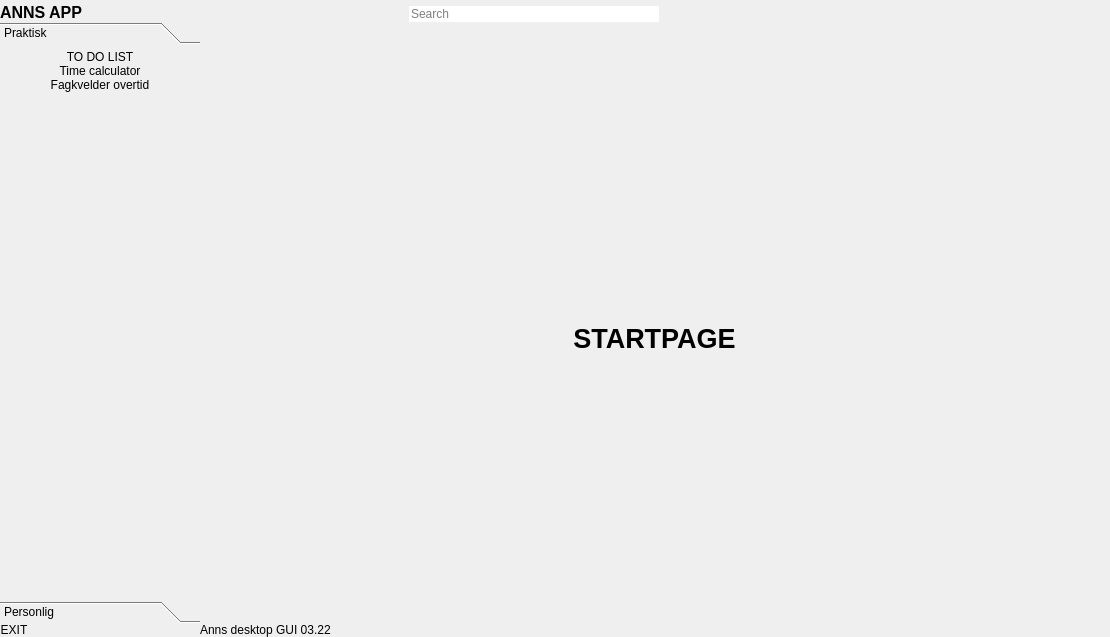
<?xml version="1.0" encoding="UTF-8"?>
<ui version="4.0">
 <class>side_menu_interface</class>
 <widget class="QMainWindow" name="side_menu_interface">
  <property name="geometry">
   <rect>
    <x>0</x>
    <y>0</y>
    <width>1110</width>
    <height>637</height>
   </rect>
  </property>
  <property name="windowTitle">
   <string>MainWindow</string>
  </property>
  <property name="styleSheet">
   <string notr="true">*{border:none;}</string>
  </property>
  <widget class="QWidget" name="centralwidget">
   <layout class="QHBoxLayout" name="horizontalLayout">
    <property name="spacing">
     <number>0</number>
    </property>
    <property name="leftMargin">
     <number>0</number>
    </property>
    <property name="topMargin">
     <number>0</number>
    </property>
    <property name="rightMargin">
     <number>0</number>
    </property>
    <property name="bottomMargin">
     <number>0</number>
    </property>
    <item>
     <widget class="QFrame" name="side_menu_container">
      <property name="minimumSize">
       <size>
        <width>0</width>
        <height>0</height>
       </size>
      </property>
      <property name="maximumSize">
       <size>
        <width>200</width>
        <height>16777215</height>
       </size>
      </property>
      <property name="frameShape">
       <enum>QFrame::StyledPanel</enum>
      </property>
      <property name="frameShadow">
       <enum>QFrame::Raised</enum>
      </property>
      <layout class="QVBoxLayout" name="verticalLayout_2">
       <property name="spacing">
        <number>0</number>
       </property>
       <property name="leftMargin">
        <number>0</number>
       </property>
       <property name="topMargin">
        <number>0</number>
       </property>
       <property name="rightMargin">
        <number>0</number>
       </property>
       <property name="bottomMargin">
        <number>0</number>
       </property>
       <item>
        <widget class="QFrame" name="slide_menu">
         <property name="minimumSize">
          <size>
           <width>180</width>
           <height>0</height>
          </size>
         </property>
         <property name="frameShape">
          <enum>QFrame::StyledPanel</enum>
         </property>
         <property name="frameShadow">
          <enum>QFrame::Raised</enum>
         </property>
         <layout class="QVBoxLayout" name="verticalLayout_5">
          <property name="spacing">
           <number>0</number>
          </property>
          <property name="leftMargin">
           <number>0</number>
          </property>
          <property name="topMargin">
           <number>0</number>
          </property>
          <property name="rightMargin">
           <number>0</number>
          </property>
          <property name="bottomMargin">
           <number>0</number>
          </property>
          <item>
           <widget class="QFrame" name="frame_7">
            <property name="frameShape">
             <enum>QFrame::StyledPanel</enum>
            </property>
            <property name="frameShadow">
             <enum>QFrame::Raised</enum>
            </property>
            <layout class="QHBoxLayout" name="horizontalLayout_8">
             <property name="spacing">
              <number>0</number>
             </property>
             <property name="leftMargin">
              <number>0</number>
             </property>
             <property name="topMargin">
              <number>3</number>
             </property>
             <property name="rightMargin">
              <number>0</number>
             </property>
             <property name="bottomMargin">
              <number>0</number>
             </property>
             <item alignment="Qt::AlignLeft|Qt::AlignVCenter">
              <widget class="QLabel" name="anns_app_navn">
               <property name="font">
                <font>
                 <pointsize>12</pointsize>
                 <weight>75</weight>
                 <bold>true</bold>
                </font>
               </property>
               <property name="text">
                <string>ANNS APP</string>
               </property>
               <property name="margin">
                <number>5</number>
               </property>
              </widget>
             </item>
             <item alignment="Qt::AlignLeft|Qt::AlignTop">
              <widget class="QLabel" name="heart_logo">
               <property name="text">
                <string/>
               </property>
               <property name="pixmap">
                <pixmap resource="../icons.qrc">:/icons/icons/heart.svg</pixmap>
               </property>
              </widget>
             </item>
            </layout>
           </widget>
          </item>
          <item>
           <widget class="QFrame" name="slide_menu_frame">
            <property name="sizePolicy">
             <sizepolicy hsizetype="Preferred" vsizetype="Expanding">
              <horstretch>0</horstretch>
              <verstretch>0</verstretch>
             </sizepolicy>
            </property>
            <property name="frameShape">
             <enum>QFrame::StyledPanel</enum>
            </property>
            <property name="frameShadow">
             <enum>QFrame::Raised</enum>
            </property>
            <layout class="QVBoxLayout" name="verticalLayout_6">
             <property name="spacing">
              <number>0</number>
             </property>
             <property name="leftMargin">
              <number>0</number>
             </property>
             <property name="topMargin">
              <number>0</number>
             </property>
             <property name="rightMargin">
              <number>0</number>
             </property>
             <property name="bottomMargin">
              <number>0</number>
             </property>
             <item>
              <widget class="QToolBox" name="toolBox">
               <property name="currentIndex">
                <number>0</number>
               </property>
               <widget class="QWidget" name="page">
                <property name="geometry">
                 <rect>
                  <x>0</x>
                  <y>0</y>
                  <width>200</width>
                  <height>524</height>
                 </rect>
                </property>
                <attribute name="icon">
                 <iconset resource="../icons.qrc">
                  <normaloff>:/icons/icons/chevron-down.svg</normaloff>:/icons/icons/chevron-down.svg</iconset>
                </attribute>
                <attribute name="label">
                 <string>Praktisk</string>
                </attribute>
                <layout class="QVBoxLayout" name="verticalLayout_7">
                 <property name="spacing">
                  <number>0</number>
                 </property>
                 <property name="leftMargin">
                  <number>0</number>
                 </property>
                 <property name="topMargin">
                  <number>0</number>
                 </property>
                 <property name="rightMargin">
                  <number>0</number>
                 </property>
                 <property name="bottomMargin">
                  <number>0</number>
                 </property>
                 <item alignment="Qt::AlignTop">
                  <widget class="QFrame" name="frame_10">
                   <property name="frameShape">
                    <enum>QFrame::StyledPanel</enum>
                   </property>
                   <property name="frameShadow">
                    <enum>QFrame::Raised</enum>
                   </property>
                   <layout class="QVBoxLayout" name="verticalLayout_8">
                    <property name="spacing">
                     <number>0</number>
                    </property>
                    <property name="leftMargin">
                     <number>0</number>
                    </property>
                    <property name="topMargin">
                     <number>0</number>
                    </property>
                    <property name="rightMargin">
                     <number>0</number>
                    </property>
                    <property name="bottomMargin">
                     <number>0</number>
                    </property>
                    <item>
                     <widget class="QPushButton" name="ToDo_list_button">
                      <property name="text">
                       <string>TO DO LIST</string>
                      </property>
                      <property name="icon">
                       <iconset resource="../icons.qrc">
                        <normaloff>:/icons/icons/check-square.svg</normaloff>:/icons/icons/check-square.svg</iconset>
                      </property>
                     </widget>
                    </item>
                    <item>
                     <widget class="QPushButton" name="rain">
                      <property name="text">
                       <string>Time calculator</string>
                      </property>
                      <property name="icon">
                       <iconset resource="../icons.qrc">
                        <normaloff>:/icons/icons/divide.svg</normaloff>:/icons/icons/divide.svg</iconset>
                      </property>
                     </widget>
                    </item>
                    <item>
                     <widget class="QPushButton" name="wind">
                      <property name="text">
                       <string>Fagkvelder overtid</string>
                      </property>
                      <property name="icon">
                       <iconset resource="../icons.qrc">
                        <normaloff>:/icons/icons/calendar.svg</normaloff>:/icons/icons/calendar.svg</iconset>
                      </property>
                     </widget>
                    </item>
                   </layout>
                  </widget>
                 </item>
                </layout>
               </widget>
               <widget class="QWidget" name="page_2">
                <property name="geometry">
                 <rect>
                  <x>0</x>
                  <y>0</y>
                  <width>200</width>
                  <height>752</height>
                 </rect>
                </property>
                <attribute name="icon">
                 <iconset resource="../icons.qrc">
                  <normaloff>:/icons/icons/chevron-down.svg</normaloff>:/icons/icons/chevron-down.svg</iconset>
                </attribute>
                <attribute name="label">
                 <string>Personlig</string>
                </attribute>
                <layout class="QVBoxLayout" name="verticalLayout_9">
                 <property name="spacing">
                  <number>0</number>
                 </property>
                 <property name="leftMargin">
                  <number>0</number>
                 </property>
                 <property name="topMargin">
                  <number>0</number>
                 </property>
                 <property name="rightMargin">
                  <number>0</number>
                 </property>
                 <property name="bottomMargin">
                  <number>0</number>
                 </property>
                 <item alignment="Qt::AlignTop">
                  <widget class="QFrame" name="frame_11">
                   <property name="frameShape">
                    <enum>QFrame::StyledPanel</enum>
                   </property>
                   <property name="frameShadow">
                    <enum>QFrame::Raised</enum>
                   </property>
                   <layout class="QVBoxLayout" name="verticalLayout_10">
                    <property name="spacing">
                     <number>0</number>
                    </property>
                    <property name="leftMargin">
                     <number>0</number>
                    </property>
                    <property name="topMargin">
                     <number>0</number>
                    </property>
                    <property name="rightMargin">
                     <number>0</number>
                    </property>
                    <property name="bottomMargin">
                     <number>0</number>
                    </property>
                    <item>
                     <widget class="QPushButton" name="thunder">
                      <property name="text">
                       <string>Spisesteder</string>
                      </property>
                      <property name="icon">
                       <iconset resource="../icons.qrc">
                        <normaloff>:/icons/icons/coffee.svg</normaloff>:/icons/icons/coffee.svg</iconset>
                      </property>
                     </widget>
                    </item>
                    <item>
                     <widget class="QPushButton" name="snow">
                      <property name="text">
                       <string>snow</string>
                      </property>
                      <property name="icon">
                       <iconset resource="../icons.qrc">
                        <normaloff>:/icons/icons/cloud-snow.svg</normaloff>:/icons/icons/cloud-snow.svg</iconset>
                      </property>
                     </widget>
                    </item>
                   </layout>
                  </widget>
                 </item>
                 <item alignment="Qt::AlignTop">
                  <widget class="QLabel" name="additional_text">
                   <property name="font">
                    <font>
                     <pointsize>10</pointsize>
                    </font>
                   </property>
                   <property name="text">
                    <string>Placeholder for a message. This could be a very long, or just a short message.</string>
                   </property>
                   <property name="wordWrap">
                    <bool>true</bool>
                   </property>
                  </widget>
                 </item>
                </layout>
               </widget>
              </widget>
             </item>
            </layout>
           </widget>
          </item>
          <item>
           <widget class="QFrame" name="frame_9">
            <property name="frameShape">
             <enum>QFrame::StyledPanel</enum>
            </property>
            <property name="frameShadow">
             <enum>QFrame::Raised</enum>
            </property>
            <layout class="QHBoxLayout" name="horizontalLayout_9">
             <property name="spacing">
              <number>0</number>
             </property>
             <property name="leftMargin">
              <number>0</number>
             </property>
             <property name="topMargin">
              <number>0</number>
             </property>
             <property name="rightMargin">
              <number>0</number>
             </property>
             <property name="bottomMargin">
              <number>0</number>
             </property>
             <item alignment="Qt::AlignLeft|Qt::AlignBottom">
              <widget class="QPushButton" name="exit_button_2">
               <property name="text">
                <string>EXIT</string>
               </property>
               <property name="icon">
                <iconset resource="../icons.qrc">
                 <normaloff>:/icons/icons/external-link.svg</normaloff>:/icons/icons/external-link.svg</iconset>
               </property>
               <property name="iconSize">
                <size>
                 <width>16</width>
                 <height>16</height>
                </size>
               </property>
              </widget>
             </item>
            </layout>
           </widget>
          </item>
         </layout>
        </widget>
       </item>
      </layout>
     </widget>
    </item>
    <item>
     <widget class="QFrame" name="main_body">
      <property name="styleSheet">
       <string notr="true"/>
      </property>
      <property name="frameShape">
       <enum>QFrame::StyledPanel</enum>
      </property>
      <property name="frameShadow">
       <enum>QFrame::Raised</enum>
      </property>
      <layout class="QVBoxLayout" name="verticalLayout">
       <property name="spacing">
        <number>0</number>
       </property>
       <property name="leftMargin">
        <number>0</number>
       </property>
       <property name="topMargin">
        <number>0</number>
       </property>
       <property name="rightMargin">
        <number>0</number>
       </property>
       <property name="bottomMargin">
        <number>0</number>
       </property>
       <item alignment="Qt::AlignTop">
        <widget class="QFrame" name="header">
         <property name="frameShape">
          <enum>QFrame::StyledPanel</enum>
         </property>
         <property name="frameShadow">
          <enum>QFrame::Raised</enum>
         </property>
         <layout class="QHBoxLayout" name="horizontalLayout_2">
          <property name="spacing">
           <number>0</number>
          </property>
          <property name="leftMargin">
           <number>0</number>
          </property>
          <property name="topMargin">
           <number>6</number>
          </property>
          <property name="rightMargin">
           <number>0</number>
          </property>
          <property name="bottomMargin">
           <number>0</number>
          </property>
          <item alignment="Qt::AlignLeft|Qt::AlignTop">
           <widget class="QFrame" name="frame_6">
            <property name="frameShape">
             <enum>QFrame::StyledPanel</enum>
            </property>
            <property name="frameShadow">
             <enum>QFrame::Raised</enum>
            </property>
            <layout class="QHBoxLayout" name="horizontalLayout_7">
             <property name="spacing">
              <number>0</number>
             </property>
             <property name="leftMargin">
              <number>0</number>
             </property>
             <property name="topMargin">
              <number>0</number>
             </property>
             <property name="rightMargin">
              <number>0</number>
             </property>
             <property name="bottomMargin">
              <number>0</number>
             </property>
             <item alignment="Qt::AlignLeft|Qt::AlignTop">
              <widget class="QPushButton" name="left_align_Button">
               <property name="text">
                <string/>
               </property>
               <property name="icon">
                <iconset resource="../icons.qrc">
                 <normaloff>:/icons/icons/align-left.svg</normaloff>:/icons/icons/align-left.svg</iconset>
               </property>
               <property name="iconSize">
                <size>
                 <width>25</width>
                 <height>25</height>
                </size>
               </property>
              </widget>
             </item>
            </layout>
           </widget>
          </item>
          <item alignment="Qt::AlignLeft|Qt::AlignTop">
           <widget class="QFrame" name="frame">
            <property name="frameShape">
             <enum>QFrame::StyledPanel</enum>
            </property>
            <property name="frameShadow">
             <enum>QFrame::Raised</enum>
            </property>
            <layout class="QHBoxLayout" name="horizontalLayout_6">
             <property name="spacing">
              <number>0</number>
             </property>
             <property name="leftMargin">
              <number>0</number>
             </property>
             <property name="topMargin">
              <number>0</number>
             </property>
             <property name="rightMargin">
              <number>0</number>
             </property>
             <property name="bottomMargin">
              <number>0</number>
             </property>
             <item alignment="Qt::AlignLeft|Qt::AlignTop">
              <widget class="QLineEdit" name="search_bar">
               <property name="minimumSize">
                <size>
                 <width>250</width>
                 <height>0</height>
                </size>
               </property>
               <property name="maximumSize">
                <size>
                 <width>250</width>
                 <height>16777215</height>
                </size>
               </property>
               <property name="styleSheet">
                <string notr="true"/>
               </property>
               <property name="placeholderText">
                <string>Search</string>
               </property>
              </widget>
             </item>
             <item alignment="Qt::AlignLeft">
              <widget class="QPushButton" name="search_button">
               <property name="text">
                <string/>
               </property>
               <property name="icon">
                <iconset resource="../icons.qrc">
                 <normaloff>:/icons/icons/search.svg</normaloff>:/icons/icons/search.svg</iconset>
               </property>
              </widget>
             </item>
            </layout>
           </widget>
          </item>
          <item alignment="Qt::AlignHCenter|Qt::AlignTop">
           <widget class="QFrame" name="frame_2">
            <property name="frameShape">
             <enum>QFrame::StyledPanel</enum>
            </property>
            <property name="frameShadow">
             <enum>QFrame::Raised</enum>
            </property>
            <layout class="QHBoxLayout" name="horizontalLayout_5">
             <property name="spacing">
              <number>0</number>
             </property>
             <property name="leftMargin">
              <number>0</number>
             </property>
             <property name="topMargin">
              <number>0</number>
             </property>
             <property name="rightMargin">
              <number>0</number>
             </property>
             <property name="bottomMargin">
              <number>0</number>
             </property>
             <item>
              <widget class="QPushButton" name="user_button">
               <property name="text">
                <string/>
               </property>
               <property name="icon">
                <iconset resource="../icons.qrc">
                 <normaloff>:/icons/icons/home.svg</normaloff>:/icons/icons/home.svg</iconset>
               </property>
              </widget>
             </item>
             <item>
              <widget class="QPushButton" name="bell_button">
               <property name="text">
                <string/>
               </property>
               <property name="icon">
                <iconset resource="../icons.qrc">
                 <normaloff>:/icons/icons/clock.svg</normaloff>:/icons/icons/clock.svg</iconset>
               </property>
              </widget>
             </item>
            </layout>
           </widget>
          </item>
          <item alignment="Qt::AlignRight|Qt::AlignTop">
           <widget class="QFrame" name="frame_3">
            <property name="frameShape">
             <enum>QFrame::StyledPanel</enum>
            </property>
            <property name="frameShadow">
             <enum>QFrame::Raised</enum>
            </property>
            <layout class="QHBoxLayout" name="horizontalLayout_4">
             <property name="spacing">
              <number>0</number>
             </property>
             <property name="leftMargin">
              <number>0</number>
             </property>
             <property name="topMargin">
              <number>0</number>
             </property>
             <property name="rightMargin">
              <number>0</number>
             </property>
             <property name="bottomMargin">
              <number>0</number>
             </property>
             <item>
              <widget class="QPushButton" name="minimize_button">
               <property name="text">
                <string/>
               </property>
               <property name="icon">
                <iconset resource="../icons.qrc">
                 <normaloff>:/icons/icons/arrow-down-left.svg</normaloff>:/icons/icons/arrow-down-left.svg</iconset>
               </property>
              </widget>
             </item>
             <item>
              <widget class="QPushButton" name="maximize_button">
               <property name="text">
                <string/>
               </property>
               <property name="icon">
                <iconset resource="../icons.qrc">
                 <normaloff>:/icons/icons/maximize-2.svg</normaloff>:/icons/icons/maximize-2.svg</iconset>
               </property>
              </widget>
             </item>
             <item>
              <widget class="QPushButton" name="exit_button">
               <property name="text">
                <string/>
               </property>
               <property name="icon">
                <iconset resource="../icons.qrc">
                 <normaloff>:/icons/icons/x.svg</normaloff>:/icons/icons/x.svg</iconset>
               </property>
              </widget>
             </item>
            </layout>
           </widget>
          </item>
         </layout>
        </widget>
       </item>
       <item>
        <widget class="QFrame" name="main_body_2">
         <property name="sizePolicy">
          <sizepolicy hsizetype="Preferred" vsizetype="Expanding">
           <horstretch>0</horstretch>
           <verstretch>0</verstretch>
          </sizepolicy>
         </property>
         <property name="styleSheet">
          <string notr="true"/>
         </property>
         <property name="frameShape">
          <enum>QFrame::StyledPanel</enum>
         </property>
         <property name="frameShadow">
          <enum>QFrame::Raised</enum>
         </property>
         <layout class="QVBoxLayout" name="verticalLayout_11">
          <property name="spacing">
           <number>0</number>
          </property>
          <property name="leftMargin">
           <number>0</number>
          </property>
          <property name="topMargin">
           <number>0</number>
          </property>
          <property name="rightMargin">
           <number>0</number>
          </property>
          <property name="bottomMargin">
           <number>0</number>
          </property>
          <item>
           <widget class="QStackedWidget" name="main_body_stackedWidget">
            <property name="styleSheet">
             <string notr="true"/>
            </property>
            <property name="currentIndex">
             <number>0</number>
            </property>
            <widget class="QWidget" name="main_widget">
             <property name="styleSheet">
              <string notr="true"/>
             </property>
             <layout class="QHBoxLayout" name="horizontalLayout_10">
              <property name="spacing">
               <number>0</number>
              </property>
              <property name="leftMargin">
               <number>0</number>
              </property>
              <property name="topMargin">
               <number>0</number>
              </property>
              <property name="rightMargin">
               <number>0</number>
              </property>
              <property name="bottomMargin">
               <number>0</number>
              </property>
              <item>
               <layout class="QVBoxLayout" name="verticalLayout_12">
                <property name="spacing">
                 <number>0</number>
                </property>
                <property name="sizeConstraint">
                 <enum>QLayout::SetDefaultConstraint</enum>
                </property>
                <item alignment="Qt::AlignHCenter|Qt::AlignBottom">
                 <widget class="QLabel" name="coffee_logo">
                  <property name="sizePolicy">
                   <sizepolicy hsizetype="Preferred" vsizetype="Minimum">
                    <horstretch>0</horstretch>
                    <verstretch>0</verstretch>
                   </sizepolicy>
                  </property>
                  <property name="minimumSize">
                   <size>
                    <width>50</width>
                    <height>50</height>
                   </size>
                  </property>
                  <property name="maximumSize">
                   <size>
                    <width>50</width>
                    <height>50</height>
                   </size>
                  </property>
                  <property name="text">
                   <string/>
                  </property>
                  <property name="pixmap">
                   <pixmap resource="../icons.qrc">:/icons/icons/layers.svg</pixmap>
                  </property>
                  <property name="alignment">
                   <set>Qt::AlignCenter</set>
                  </property>
                 </widget>
                </item>
                <item alignment="Qt::AlignHCenter|Qt::AlignTop">
                 <widget class="QLabel" name="center_label">
                  <property name="sizePolicy">
                   <sizepolicy hsizetype="MinimumExpanding" vsizetype="Preferred">
                    <horstretch>0</horstretch>
                    <verstretch>0</verstretch>
                   </sizepolicy>
                  </property>
                  <property name="maximumSize">
                   <size>
                    <width>200</width>
                    <height>50</height>
                   </size>
                  </property>
                  <property name="font">
                   <font>
                    <pointsize>20</pointsize>
                    <weight>75</weight>
                    <bold>true</bold>
                   </font>
                  </property>
                  <property name="text">
                   <string>STARTPAGE</string>
                  </property>
                  <property name="alignment">
                   <set>Qt::AlignCenter</set>
                  </property>
                 </widget>
                </item>
               </layout>
              </item>
             </layout>
            </widget>
            <widget class="QWidget" name="timer_page">
             <property name="styleSheet">
              <string notr="true"/>
             </property>
             <widget class="QWidget" name="verticalLayoutWidget">
              <property name="geometry">
               <rect>
                <x>-1</x>
                <y>-1</y>
                <width>1002</width>
                <height>1002</height>
               </rect>
              </property>
              <layout class="QVBoxLayout" name="timer_widget_layout">
               <property name="spacing">
                <number>0</number>
               </property>
              </layout>
             </widget>
            </widget>
           </widget>
          </item>
         </layout>
        </widget>
       </item>
       <item alignment="Qt::AlignBottom">
        <widget class="QFrame" name="footer">
         <property name="frameShape">
          <enum>QFrame::StyledPanel</enum>
         </property>
         <property name="frameShadow">
          <enum>QFrame::Raised</enum>
         </property>
         <layout class="QHBoxLayout" name="horizontalLayout_3">
          <property name="spacing">
           <number>0</number>
          </property>
          <property name="leftMargin">
           <number>0</number>
          </property>
          <property name="topMargin">
           <number>0</number>
          </property>
          <property name="rightMargin">
           <number>0</number>
          </property>
          <property name="bottomMargin">
           <number>0</number>
          </property>
          <item>
           <widget class="QFrame" name="frame_4">
            <property name="frameShape">
             <enum>QFrame::StyledPanel</enum>
            </property>
            <property name="frameShadow">
             <enum>QFrame::Raised</enum>
            </property>
            <layout class="QVBoxLayout" name="verticalLayout_4">
             <property name="spacing">
              <number>0</number>
             </property>
             <property name="leftMargin">
              <number>0</number>
             </property>
             <property name="topMargin">
              <number>0</number>
             </property>
             <property name="rightMargin">
              <number>0</number>
             </property>
             <property name="bottomMargin">
              <number>0</number>
             </property>
             <item alignment="Qt::AlignBottom">
              <widget class="QLabel" name="bottom_label">
               <property name="text">
                <string>Anns desktop GUI 03.22</string>
               </property>
              </widget>
             </item>
            </layout>
           </widget>
          </item>
          <item>
           <widget class="QFrame" name="frame_5">
            <property name="frameShape">
             <enum>QFrame::StyledPanel</enum>
            </property>
            <property name="frameShadow">
             <enum>QFrame::Raised</enum>
            </property>
            <layout class="QVBoxLayout" name="verticalLayout_3">
             <property name="spacing">
              <number>0</number>
             </property>
             <property name="leftMargin">
              <number>0</number>
             </property>
             <property name="topMargin">
              <number>0</number>
             </property>
             <property name="rightMargin">
              <number>0</number>
             </property>
             <property name="bottomMargin">
              <number>0</number>
             </property>
             <item alignment="Qt::AlignBottom">
              <widget class="QPushButton" name="pushButton">
               <property name="text">
                <string/>
               </property>
               <property name="icon">
                <iconset resource="../icons.qrc">
                 <normaloff>:/icons/icons/box.svg</normaloff>:/icons/icons/box.svg</iconset>
               </property>
              </widget>
             </item>
            </layout>
           </widget>
          </item>
          <item alignment="Qt::AlignRight|Qt::AlignBottom">
           <widget class="QFrame" name="size_grip">
            <property name="minimumSize">
             <size>
              <width>10</width>
              <height>10</height>
             </size>
            </property>
            <property name="maximumSize">
             <size>
              <width>10</width>
              <height>10</height>
             </size>
            </property>
            <property name="frameShape">
             <enum>QFrame::StyledPanel</enum>
            </property>
            <property name="frameShadow">
             <enum>QFrame::Raised</enum>
            </property>
           </widget>
          </item>
         </layout>
        </widget>
       </item>
      </layout>
     </widget>
    </item>
   </layout>
  </widget>
 </widget>
 <resources>
  <include location="../icons.qrc"/>
  <include location="../icons.qrc"/>
 </resources>
 <connections/>
</ui>
